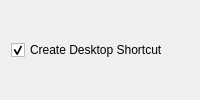
<?xml version="1.0" encoding="UTF-8"?>
<ui version="4.0">
 <class>CreateDesktopShortcutForm</class>
 <widget class="QWidget" name="CreateDesktopShortcutForm">
  <layout class="QVBoxLayout">
   <item>
    <widget class="QCheckBox" name="createDesktopShortcutCheckBox">
     <property name="text">
      <string>Create Desktop Shortcut</string>
     </property>
     <property name="checked">
      <bool>true</bool>
     </property>
    </widget>
   </item>
  </layout>
 </widget>
</ui>
